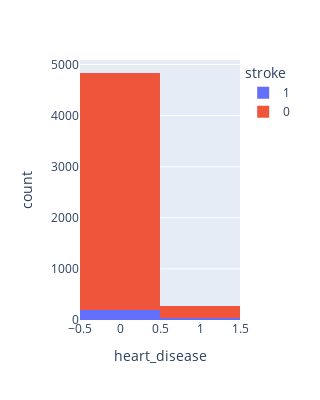

The cell this chart's notebook holds for it:
### Code cell
px.histogram(df, x="heart_disease", color="stroke",width=300, height=400).show()

### Figure 1 — Plotly figure (JSON) as saved in the notebook; plotly's stock layout.template omitted (floating-point values rounded to 4 significant figures; data arrays with more than 128 entries replaced by an {"elided": "..."} marker saying what was removed)
{"data": [{"alignmentgroup": "True", "bingroup": "x", "hovertemplate": "stroke=1<br>heart_disease=%{x}<br>count=%{y}<extra></extra>", "legendgroup": "1", "marker": {"color": "#636efa", "pattern": {"shape": ""}}, "name": "1", "offsetgroup": "1", "orientation": "v", "showlegend": true, "type": "histogram", "x": {"elided": "249 int values"}, "xaxis": "x", "yaxis": "y"}, {"alignmentgroup": "True", "bingroup": "x", "hovertemplate": "stroke=0<br>heart_disease=%{x}<br>count=%{y}<extra></extra>", "legendgroup": "0", "marker": {"color": "#EF553B", "pattern": {"shape": ""}}, "name": "0", "offsetgroup": "0", "orientation": "v", "showlegend": true, "type": "histogram", "x": {"elided": "4861 int values"}, "xaxis": "x", "yaxis": "y"}], "layout": {"barmode": "relative", "height": 400, "legend": {"title": {"text": "stroke"}, "tracegroupgap": 0}, "margin": {"t": 60}, "width": 300, "xaxis": {"anchor": "y", "autorange": true, "domain": [0, 1], "range": [-0.5, 1.5], "title": {"text": "heart_disease"}, "type": "linear"}, "yaxis": {"anchor": "x", "autorange": true, "domain": [0, 1], "range": [0, 5088.0], "title": {"text": "count"}}}}
